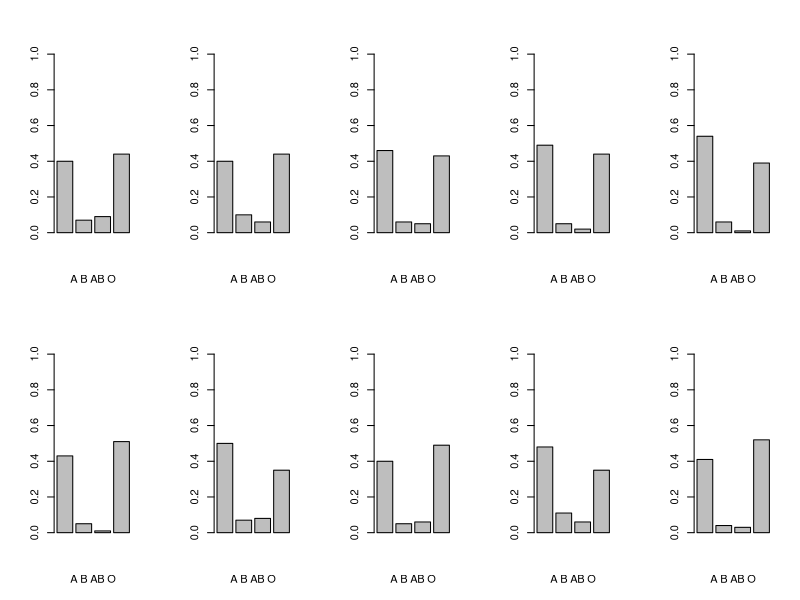

Recreate this plot in R.
## ---- chunk 1
#install.packages("combinat")
#library(combinat)
blood_groups <- rmultinom(10, 100, prob = c(0.46,0.075,0.035,0.43))

df <- data.frame(blood_groups/100)

par(mfrow=c(2,5))
labels <- c("A", "B", "AB", "O")

for(i in 1:10) {
  barplot(df[,i], ylim = c(0,1), xlab = "A B AB O")
}
## ---- chunk 2
#Grupo A
0.46*8
#Grupo B
0.075*8
#Grupo AB
0.035*8
#Grupo O
0.43*8
## ---- chunk 3
dmultinom(x=c(2,2,2,2), prob=c(0.46, 0.075, 0.035, 0.43))
